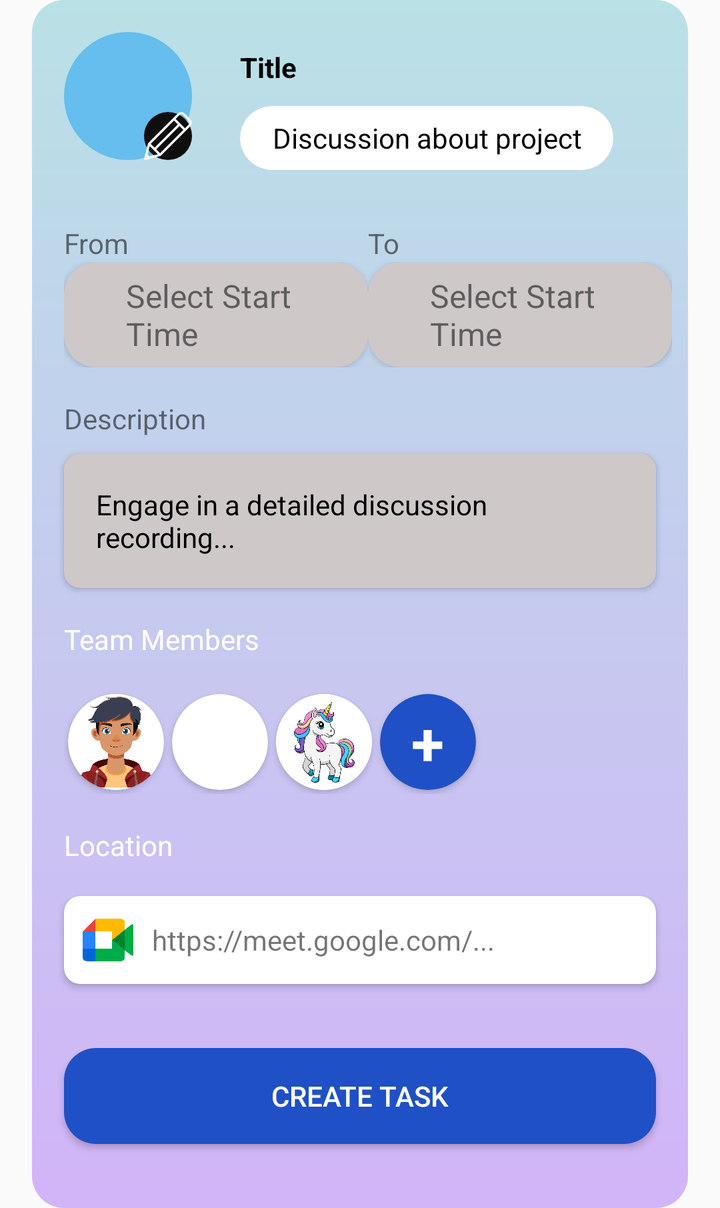
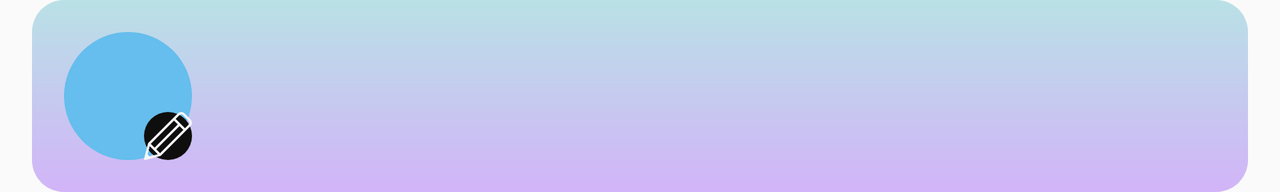

Two renders of one Android screen. The first uses the default layout on a phone; the second uses the alternative layout the repository ships for a different screen configuration, on a matching device. The two XML files are below.
<!-- AndroidManifest.xml: application theme AppTheme -->
<!-- res/layout/model_bottom_sheet.xml -->
<?xml version="1.0" encoding="utf-8"?>
<androidx.constraintlayout.widget.ConstraintLayout
    xmlns:android="http://schemas.android.com/apk/res/android"
    xmlns:app="http://schemas.android.com/apk/res-auto"
    android:layout_width="match_parent"
    android:layout_height="wrap_content"
    android:background="@drawable/rounded_retangle_tasks"
    android:paddingBottom="@dimen/_16dp"
    android:layout_marginStart="@dimen/_16dp"
    android:layout_marginEnd="@dimen/_16dp">

    
    <LinearLayout
        android:id="@+id/bottom_sheet_title_group"
        android:layout_width="match_parent"
        android:layout_height="wrap_content"
        android:orientation="horizontal"
        app:layout_constraintTop_toTopOf="parent"
        app:layout_constraintStart_toStartOf="parent">

        
        <FrameLayout
            android:id="@+id/title_icon"
            android:layout_width="wrap_content"
            android:layout_height="wrap_content"
            android:layout_margin="16dp"
            android:paddingEnd="8dp">

            
            <ImageView
                android:id="@+id/image_camera"
                android:layout_width="64dp"
                android:layout_height="64dp"
                android:padding="8dp"
                android:src="@drawable/ic_video_logo"
                android:scaleType="centerCrop"
                android:background="@drawable/circle_background"/>

            

            <ImageView
                android:layout_width="24dp"
                android:layout_height="24dp"
                android:background="@drawable/circle_background_bk"
                android:src="@drawable/ic_edit"
                android:layout_gravity="bottom|end"
                android:layout_marginEnd="8dp"
                android:translationX="8dp"/>

        </FrameLayout>

        
        <LinearLayout
            android:layout_width="wrap_content"
            android:layout_height="wrap_content"
            android:layout_marginTop="8dp"
            android:orientation="vertical">
            <TextView
                android:layout_width="wrap_content"
                android:layout_height="wrap_content"
                android:text="Title"
                android:textStyle="bold"
                android:textColor="@color/black"
                android:layout_marginTop="16dp"/>

            <androidx.cardview.widget.CardView
                android:layout_width="wrap_content"
                android:layout_height="32dp"
                android:layout_marginTop="10dp"
                android:backgroundTint="@color/cardview_light_background"
                app:cardCornerRadius="16dp"
                app:cardElevation="0dp">
                <TextView
                    android:layout_width="match_parent"
                    android:layout_height="match_parent"
                    android:text="Discussion about project"
                    android:gravity="center"
                    android:paddingStart="16dp"
                    android:paddingEnd="16dp"
                    android:textColor="@color/black"/>

            </androidx.cardview.widget.CardView>



        </LinearLayout>

    </LinearLayout>

    
    <LinearLayout
        android:layout_width="match_parent"
        android:layout_height="wrap_content"
        android:id="@+id/dateGroup"
        android:orientation="horizontal"
        android:layout_marginStart="@dimen/_marginStart"
        android:layout_marginEnd="8dp"
        app:layout_constraintTop_toBottomOf="@+id/bottom_sheet_title_group"
        android:layout_marginTop="@dimen/_margin_top">

        
        <LinearLayout
            android:layout_width="0dp"
            android:layout_height="wrap_content"
            android:layout_weight="1"
            android:orientation="vertical"
            android:id="@+id/startDateGroup">

            <TextView
                android:layout_width="match_parent"
                android:layout_height="wrap_content"
                android:text="From"/>

            <LinearLayout
                android:layout_width="match_parent"
                android:layout_height="wrap_content"
                android:orientation="horizontal"
                android:background="@drawable/rounded_retangle"
                android:gravity="center_vertical">

                <androidx.cardview.widget.CardView
                    android:layout_width="match_parent"
                    android:layout_height="wrap_content"
                    android:padding="8dp"
                    app:cardCornerRadius="@dimen/_16dp"
                    android:backgroundTint="@color/gray">
                    <LinearLayout
                        android:layout_width="match_parent"
                        android:layout_height="match_parent"
                        android:orientation="horizontal"
                        android:padding="6dp">
                        <ImageView
                            android:layout_width="25dp"
                            android:layout_height="25dp"
                            android:src="@drawable/clock_blank"/>
                        <TextView
                            android:id="@+id/start_date_time"
                            android:layout_width="wrap_content"
                            android:layout_height="wrap_content"
                            android:text="@string/_start_time"
                            android:textSize="@dimen/_16dp"/>
                    </LinearLayout>

                </androidx.cardview.widget.CardView>


            </LinearLayout>

        </LinearLayout>

        
        <LinearLayout
            android:layout_width="0dp"
            android:layout_height="wrap_content"
            android:layout_weight="1"
            android:orientation="vertical"
            android:id="@+id/endDateGroup">

            <TextView
                android:layout_width="match_parent"
                android:layout_height="wrap_content"
                android:text="To"/>

            <LinearLayout
                android:layout_width="match_parent"
                android:layout_height="wrap_content"
                android:orientation="horizontal"
                android:background="@drawable/rounded_retangle"
                android:gravity="center_vertical">

                <androidx.cardview.widget.CardView
                    android:layout_width="match_parent"
                    android:layout_height="wrap_content"
                    android:padding="8dp"
                    app:cardCornerRadius="@dimen/_16dp"
                    android:backgroundTint="@color/gray">
                    <LinearLayout
                        android:layout_width="match_parent"
                        android:layout_height="match_parent"
                        android:orientation="horizontal"
                        android:padding="6dp">
                        <ImageView
                            android:layout_width="25dp"
                            android:layout_height="25dp"
                            android:src="@drawable/clock_blank"/>
                        <TextView
                            android:id="@+id/end_date_time"
                            android:layout_width="wrap_content"
                            android:layout_height="wrap_content"
                            android:text="@string/_start_time"
                            android:textSize="@dimen/_16dp"/>
                    </LinearLayout>

                </androidx.cardview.widget.CardView>


            </LinearLayout>

        </LinearLayout>


    </LinearLayout>

    
    <LinearLayout
        android:layout_width="match_parent"
        android:layout_height="wrap_content"
        android:orientation="vertical"
        app:layout_constraintTop_toBottomOf="@+id/dateGroup">

        <TextView
            android:layout_width="wrap_content"
            android:layout_height="wrap_content"
            android:text="Description"
            android:layout_marginTop="@dimen/_16dp"
            android:layout_marginStart="@dimen/_16dp"/>
        <androidx.cardview.widget.CardView
            android:layout_width="match_parent"
            android:layout_height="wrap_content"
            app:cardCornerRadius="8dp"
            android:backgroundTint="@color/gray"
            android:layout_marginTop="8dp"
            android:layout_marginStart="@dimen/_16dp"
            android:layout_marginEnd="@dimen/_16dp">
            <TextView
                android:layout_width="wrap_content"
                android:layout_height="wrap_content"
                android:text="Engage in a detailed discussion recording..."
                android:layout_margin="@dimen/_16dp"
                android:textColor="@color/black"/>
        </androidx.cardview.widget.CardView>

        <TextView
            android:layout_width="match_parent"
            android:layout_height="wrap_content"
            android:layout_marginTop="@dimen/_16dp"
            android:layout_marginStart="@dimen/_16dp"
            android:layout_marginEnd="@dimen/_16dp"
            android:text="Team Members"
            android:textColor="@color/white"/>

        
        <LinearLayout
            android:layout_width="match_parent"
            android:layout_height="wrap_content"
            android:id="@+id/profileGroupLayout"
            android:layout_marginTop="8dp"
            android:layout_marginStart="@dimen/_marginStart"
            android:layout_marginEnd="8dp"
            android:orientation="vertical"
            app:layout_constraintTop_toBottomOf="@+id/subTitleText"
            app:layout_constraintStart_toStartOf="parent">

            
            <LinearLayout
                android:layout_width="match_parent"
                android:layout_height="wrap_content"
                android:id="@+id/profileGroup"
                android:layout_marginTop="8dp"
                android:layout_marginEnd="8dp"
                android:orientation="horizontal">

                <androidx.cardview.widget.CardView
                    android:layout_width="48dp"
                    android:id="@+id/profile1"
                    android:layout_height="48dp"
                    android:layout_margin="2dp"
                    app:cardCornerRadius="24dp">
                    <ImageView
                        android:layout_width="48dp"
                        android:layout_height="48dp"
                        android:src="@drawable/profile1"/>

                </androidx.cardview.widget.CardView>
                <androidx.cardview.widget.CardView
                    android:layout_width="48dp"
                    android:id="@+id/profile2"
                    android:layout_height="48dp"
                    app:cardCornerRadius="24dp"
                    android:layout_margin="2dp">
                    <ImageView
                        android:layout_width="48dp"
                        android:layout_height="48dp"
                        android:src="@drawable/profile2"/>

                </androidx.cardview.widget.CardView>

                <androidx.cardview.widget.CardView
                    android:layout_width="48dp"
                    android:id="@+id/profile3"
                    android:layout_height="48dp"
                    app:cardCornerRadius="24dp"
                    android:layout_margin="2dp">
                    <ImageView
                        android:layout_width="48dp"
                        android:layout_height="48dp"
                        android:src="@drawable/unicorn"/>

                </androidx.cardview.widget.CardView>
                <androidx.cardview.widget.CardView
                    android:layout_width="48dp"
                    android:id="@+id/new_profile_icon"
                    android:layout_height="48dp"
                    app:cardCornerRadius="24dp"
                    android:layout_margin="2dp"
                    android:backgroundTint="@color/blue">
                    <TextView
                        android:layout_width="wrap_content"
                        android:layout_height="wrap_content"
                        android:text="+"
                        android:textSize="30sp"
                        android:textStyle="bold"
                        android:textColor="@color/white"
                        android:layout_gravity="center"/>

                </androidx.cardview.widget.CardView>

            </LinearLayout>

        </LinearLayout>

        <TextView
            android:layout_width="match_parent"
            android:layout_height="wrap_content"
            android:text="Location"
            android:layout_marginTop="@dimen/_16dp"
            android:layout_marginStart="@dimen/_16dp"
            android:layout_marginEnd="@dimen/_16dp"
            android:textColor="@color/white"/>
        
        
        <androidx.cardview.widget.CardView
            android:layout_width="match_parent"
            android:layout_height="wrap_content"
            app:cardCornerRadius="8dp"
            android:layout_margin="@dimen/_16dp">
            <LinearLayout
                android:layout_width="match_parent"
                android:layout_height="wrap_content"
                android:orientation="horizontal">
                <ImageView
                    android:layout_width="36dp"
                    android:layout_height="36dp"
                    android:layout_margin="4dp"
                    android:src="@drawable/googlemeet_icon"/>
                <TextView
                    android:layout_width="wrap_content"
                    android:layout_height="wrap_content"
                    android:text="https://meet.google.com/..."
                    android:layout_gravity="center"/>
            </LinearLayout>
        </androidx.cardview.widget.CardView>
        
        <Button
            android:layout_width="match_parent"
            android:layout_height="wrap_content"
            android:layout_margin="@dimen/_16dp"
            android:text="Create Task"
            android:background="@drawable/rounded_retangle"
            android:padding="8dp"
            android:backgroundTint="@color/blue"
            android:textColor="@color/white"/>

    </LinearLayout>

</androidx.constraintlayout.widget.ConstraintLayout>
<!-- resources referenced by this layout -->
<resources>
  <color name="black">#FF000000</color>
  <color name="blue">#1F50C5</color>
  <color name="gray">#CEC8C8</color>
  <color name="white">#FFFFFFFF</color>
  <dimen name="_16dp">16dp</dimen>
  <dimen name="_marginStart">16dp</dimen>
  <dimen name="_margin_top">16dp</dimen>
  <!-- drawable circle_background (drawable) -->
  <?xml version="1.0" encoding="utf-8"?>
  <shape xmlns:android="http://schemas.android.com/apk/res/android"
      android:shape="oval">
      <solid android:color="#65BEED"/>
      <size android:width="64dp"
          android:height="64dp"/>
  </shape>
  <!-- drawable circle_background_bk (drawable) -->
  <?xml version="1.0" encoding="utf-8"?>
  <shape xmlns:android="http://schemas.android.com/apk/res/android"
      android:shape="oval">
      <solid android:color="#0F0E0E"/>
      <size android:width="64dp"
          android:height="64dp"/>
  </shape>
  <!-- drawable googlemeet_icon: png bitmap (drawable, 11433 bytes) -->
  <!-- drawable ic_edit (drawable) -->
  <vector xmlns:android="http://schemas.android.com/apk/res/android"
      android:width="800dp"
      android:height="800dp"
      android:viewportWidth="61.751"
      android:viewportHeight="61.751">
    <path
        android:pathData="M59.938,9.584l-7.779,-7.838a5.935,5.935 0,0 0,-4.226 -1.746h0a5.933,5.933 0,0 0,-4.225 1.745l-38.183,38.174a1.512,1.512 0,0 0,-0.391 0.683l-5.015,19.271a1.5,1.5 0,0 0,1.452 1.878,1.472 1.472,0 0,0 0.388,-0.051l19.154,-5.132a1.49,1.49 0,0 0,0.673 -0.389l38.148,-38.147a5.989,5.989 0,0 0,0.005 -8.448ZM38.671,11.017l4.928,4.928 -29.966,29.966 -4.931,-4.931ZM7.206,57.187 L4.593,54.574 7.373,43.893 17.823,54.342ZM20.72,52.998 L15.754,48.032 45.72,18.066 50.686,23.032ZM57.808,15.91 L52.808,20.91 40.794,8.895 45.825,3.865h0a2.953,2.953 0,0 1,2.1 -0.866h0a2.951,2.951 0,0 1,2.1 0.863l7.78,7.838a2.989,2.989 0,0 1,0 4.209Z"
        android:fillColor="#F7F7F8"/>
  </vector>
  <!-- drawable profile1: png bitmap (drawable, 129729 bytes) -->
  <!-- drawable rounded_retangle (drawable) -->
  <?xml version="1.0" encoding="utf-8"?>
  <shape xmlns:android="http://schemas.android.com/apk/res/android">
      <corners android:radius="16dp"/>
      <solid android:color="@color/purple_100"/>
  </shape>
  <!-- drawable rounded_retangle_tasks (drawable) -->
  <?xml version="1.0" encoding="utf-8"?>
  <shape xmlns:android="http://schemas.android.com/apk/res/android">
      <corners android:radius="16dp"/>
      <gradient
          android:angle="40"
          android:startColor="@color/background"
          android:endColor="@color/purple_100"/>
  
  
  </shape>
  <!-- drawable unicorn: png bitmap (drawable, 158382 bytes) -->
  <string name="_start_time">Select Start Time</string>
  <style name="AppTheme" parent="Theme.AppCompat.Light.DarkActionBar">
          
          <item name="colorPrimary">@color/purple_200</item>
          <item name="colorPrimaryDark">@color/purple_500</item>
          <item name="colorAccent">@color/teal_700</item>
      </style>
  <color name="purple_100">#D2B4F8</color>
  <color name="background">#B9E1E6</color>
  <color name="purple_200">#FFBB86FC</color>
  <color name="purple_500">#FF6200EE</color>
  <color name="teal_700">#FF018786</color>
</resources>
<!-- res/layout-land/model_bottom_sheet.xml (the repository's variant of the layout above) -->
<!-- drawn on the phone turned sideways -->
<?xml version="1.0" encoding="utf-8"?>
<androidx.constraintlayout.widget.ConstraintLayout
    xmlns:android="http://schemas.android.com/apk/res/android"
    xmlns:tools="http://schemas.android.com/tools"
    xmlns:app="http://schemas.android.com/apk/res-auto"
    android:layout_width="match_parent"
    android:layout_height="wrap_content"
    android:background="@drawable/rounded_retangle_tasks"
    android:paddingBottom="@dimen/_16dp"
    android:layout_marginStart="@dimen/_16dp"
    android:layout_marginEnd="@dimen/_16dp">

    <FrameLayout
        android:id="@+id/title_icon"
        android:layout_width="wrap_content"
        android:layout_height="wrap_content"
        android:layout_margin="16dp"
        android:paddingEnd="8dp"
        app:layout_constraintTop_toTopOf="parent"
        app:layout_constraintStart_toStartOf="parent">

        
        <ImageView
            android:id="@+id/image_camera"
            android:layout_width="64dp"
            android:layout_height="64dp"
            android:padding="8dp"
            android:src="@drawable/ic_video_logo"
            android:scaleType="centerCrop"
            android:background="@drawable/circle_background"/>

        

        <ImageView
            android:layout_width="24dp"
            android:layout_height="24dp"
            android:background="@drawable/circle_background_bk"
            android:src="@drawable/ic_edit"
            android:layout_gravity="bottom|end"
            android:layout_marginEnd="8dp"
            android:translationX="8dp"/>

    </FrameLayout>

</androidx.constraintlayout.widget.ConstraintLayout>
<!-- resources referenced by the variant -->
<!-- as the phone turned sideways resolves them -->
<resources>
  <dimen name="_16dp">16dp</dimen>
  <!-- drawable circle_background (drawable) -->
  <?xml version="1.0" encoding="utf-8"?>
  <shape xmlns:android="http://schemas.android.com/apk/res/android"
      android:shape="oval">
      <solid android:color="#65BEED"/>
      <size android:width="64dp"
          android:height="64dp"/>
  </shape>
  <!-- drawable circle_background_bk (drawable) -->
  <?xml version="1.0" encoding="utf-8"?>
  <shape xmlns:android="http://schemas.android.com/apk/res/android"
      android:shape="oval">
      <solid android:color="#0F0E0E"/>
      <size android:width="64dp"
          android:height="64dp"/>
  </shape>
  <!-- drawable ic_edit (drawable) -->
  <vector xmlns:android="http://schemas.android.com/apk/res/android"
      android:width="800dp"
      android:height="800dp"
      android:viewportWidth="61.751"
      android:viewportHeight="61.751">
    <path
        android:pathData="M59.938,9.584l-7.779,-7.838a5.935,5.935 0,0 0,-4.226 -1.746h0a5.933,5.933 0,0 0,-4.225 1.745l-38.183,38.174a1.512,1.512 0,0 0,-0.391 0.683l-5.015,19.271a1.5,1.5 0,0 0,1.452 1.878,1.472 1.472,0 0,0 0.388,-0.051l19.154,-5.132a1.49,1.49 0,0 0,0.673 -0.389l38.148,-38.147a5.989,5.989 0,0 0,0.005 -8.448ZM38.671,11.017l4.928,4.928 -29.966,29.966 -4.931,-4.931ZM7.206,57.187 L4.593,54.574 7.373,43.893 17.823,54.342ZM20.72,52.998 L15.754,48.032 45.72,18.066 50.686,23.032ZM57.808,15.91 L52.808,20.91 40.794,8.895 45.825,3.865h0a2.953,2.953 0,0 1,2.1 -0.866h0a2.951,2.951 0,0 1,2.1 0.863l7.78,7.838a2.989,2.989 0,0 1,0 4.209Z"
        android:fillColor="#F7F7F8"/>
  </vector>
  <!-- drawable rounded_retangle_tasks (drawable) -->
  <?xml version="1.0" encoding="utf-8"?>
  <shape xmlns:android="http://schemas.android.com/apk/res/android">
      <corners android:radius="16dp"/>
      <gradient
          android:angle="40"
          android:startColor="@color/background"
          android:endColor="@color/purple_100"/>
  
  
  </shape>
  <style name="AppTheme" parent="Theme.AppCompat.Light.DarkActionBar">
          
          <item name="colorPrimary">@color/purple_200</item>
          <item name="colorPrimaryDark">@color/purple_500</item>
          <item name="colorAccent">@color/teal_700</item>
      </style>
  <color name="background">#B9E1E6</color>
  <color name="purple_100">#D2B4F8</color>
  <color name="purple_200">#FFBB86FC</color>
  <color name="purple_500">#FF6200EE</color>
  <color name="teal_700">#FF018786</color>
</resources>
